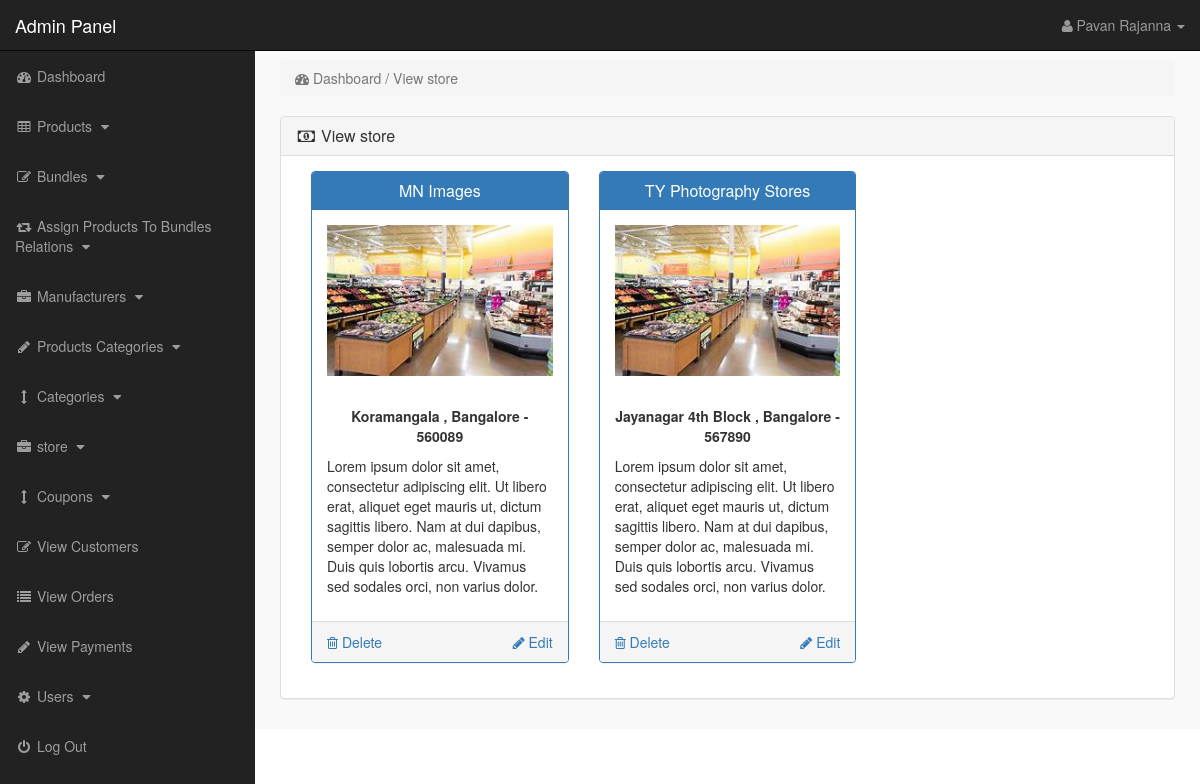
Page /admin_area/index.php?view_store (signed in) on the committed database.
### tables this page shows
CREATE TABLE `store` (
  `store_id` int(10) NOT NULL,
  `store_title` varchar(255) NOT NULL,
  `store_image` varchar(255) NOT NULL,
  `store_desc` text NOT NULL,
  `store_button` varchar(255) NOT NULL,
  `store_url` varchar(255) NOT NULL
);

### admin_area/view_store.php (the view, shortened to what this page needs)
<?php
if(!isset($_SESSION['admin_email'])){
echo "<script>window.open('login.php','_self')</script>";
}
else {
?>
<div class="row" >
<div class="col-lg-12" >
<ol class="breadcrumb">
<li class="active">
<i class="fa fa-dashboard" ></i> Dashboard / View store
</li>
</ol>
</div>
</div>
<div class="row">
<div class="col-lg-12">
<div class="panel panel-default">
<div class="panel-heading">
<h3 class="panel-title">
<i class="fa fa-money fa-fw"></i> View store
</h3>
</div>
<div class="panel-body">
<?php
$get_store = "select * from store";
$run_store = mysqli_query($con,$get_store);
while($row_store = mysqli_fetch_array($run_store)){
$store_id = $row_store['store_id'];
$store_title = $row_store['store_title'];
$store_image = $row_store['store_image'];
$store_desc = substr($row_store['store_desc'],0,400);
?>
<div class="col-lg-4 col-md-4">
<div class="panel panel-primary">
<div class="panel-heading">
<h3 class="panel-title" align="center">
<?php echo $store_title; ?>
</h3>
</div>
<div class="panel-body">
<img src="store_images/<?php echo $store_image; ?>" class="img-responsive">
<br>
<p><?php echo $store_desc; ?></p>
</div>
<div class="panel-footer">
<a href="index.php?delete_store=<?php echo $store_id; ?>" class="pull-left">
<i class="fa fa-trash-o"></i> Delete
</a>
<a href="index.php?edit_store=<?php echo $store_id; ?>" class="pull-right">
<i class="fa fa-pencil"></i> Edit
</a>
<div class="clearfix"> </div>
</div>
</div>
</div>
<?php } ?>
</div>
</div>
</div>
</div>
<?php } ?>

### admin_area/includes/sidebar.php (shortened to what this page needs)
<?php
if(!isset($_SESSION['admin_email'])){
echo "<script>window.open('login.php','_self')</script>";
}
else {
?>
<nav class="navbar navbar-inverse navbar-fixed-top" >
<div class="navbar-header" >
<a class="navbar-brand" href="index.php?dashboard" >Admin Panel</a>
</div>
<ul class="nav navbar-right top-nav" >
<li class="dropdown" >
<a href="#" class="dropdown-toggle" data-toggle="dropdown" >
<i class="fa fa-user" ></i>
<?php echo $admin_name; ?> <b class="caret" ></b>
</a>
</li>
</ul>
<div class="collapse navbar-collapse navbar-ex1-collapse">
<ul class="nav navbar-nav side-nav">
<li>
<a href="index.php?dashboard">
<i class="fa fa-fw fa-dashboard"></i> Dashboard
</a>
</li>
<li>
<a href="#" data-toggle="collapse" data-target="#products">
<i class="fa fa-fw fa-table"></i> Products
<i class="fa fa-fw fa-caret-down"></i>
</a>
</li>
<li>
<a href="#" data-toggle="collapse" data-target="#bundles">
<i class="fa fa-fw fa-edit"></i> Bundles
<i class="fa fa-fw fa-caret-down"></i>
</a>
</li>
<li>
<a href="#" data-toggle="collapse" data-target="#relations">
<i class="fa fa-fw fa-retweet"></i> Assign Products To Bundles Relations
<i class="fa fa-fw fa-caret-down"></i>
</a>
</li>
<li>
<a href="#" data-toggle="collapse" data-target="#manufacturers">
<i class="fa fa-fw fa-briefcase"></i> Manufacturers
<i class="fa fa-fw fa-caret-down"></i>
</a>
</li>
<li>
<a href="#" data-toggle="collapse" data-target="#p_cat">
<i class="fa fa-fw fa-pencil"></i> Products Categories
<i class="fa fa-fw fa-caret-down"></i>
</a>
</li>
<li>
<a href="#" data-toggle="collapse" data-target="#cat">
<i class="fa fa-fw fa-arrows-v"></i> Categories
<i class="fa fa-fw fa-caret-down"></i>
</a>
</li>
<li>
<a href="#" data-toggle="collapse" data-target="#store">
<i class="fa fa-fw fa-briefcase"></i> store
<i class="fa fa-fw fa-caret-down"></i>
</a>
</li>
<li>
<a href="#" data-toggle="collapse" data-target="#coupons">
<i class="fa fa-fw fa-arrows-v"></i> Coupons
<i class="fa fa-fw fa-caret-down"></i>
</a>
</li>
<li>
<a href="index.php?view_customers">
<i class="fa fa-fw fa-edit"></i> View Customers
</a>
</li>
<li>
<a href="index.php?view_orders">
<i class="fa fa-fw fa-list"></i> View Orders
</a>
</li>
<li>
<a href="index.php?view_payments">
<i class="fa fa-fw fa-pencil"></i> View Payments
</a>
</li>
<li>
<a href="#" data-toggle="collapse" data-target="#users">
<i class="fa fa-fw fa-gear"></i> Users
<i class="fa fa-fw fa-caret-down"></i>
</a>
</li>
<li>
<a href="logout.php">
<i class="fa fa-fw fa-power-off"></i> Log Out
</a>
</li>
</ul>
</div>
</nav>
<?php } ?>

### admin_area/css/style.css (style rules this page uses)
body { margin-top:100px; }
@media (min-width: 768px) { body { margin-top:50px; } }
.top-nav { padding:0 15px; }
.top-nav>li { display:inline-block; float:left; }
.top-nav>li>a { padding-top:15px; padding-bottom:15px; line-height:20px; color:#999; }
@media (min-width: 768px) { .side-nav { position:fixed; top:51px; width:255px; border-radius:0; overflow-y:auto; background-color: #222; bottom:0; overflow-x:hidden; padding-bottom:40px; } }
@media (min-width: 768px) { .side-nav>li>a { width:255px; } }
.panel-body { border-radius:5px; }

### rows in the picture
store: store_title "MN Images", store_image (picture), store_desc "Koramangala , Bangalore - 560089 Lorem ipsum dolor sit amet, consectetur adipiscing elit. Ut libero erat, aliquet eget mauris ut, dictum sagittis libero. Nam at dui dapibus, semper dolor ac, malesuada mi. Duis quis lobortis arcu. Vivamus sed sodales orci, non varius dolor."
store: store_title "TY Photography Stores", store_image (picture), store_desc "Jayanagar 4th Block , Bangalore - 567890 Lorem ipsum dolor sit amet, consectetur adipiscing elit. Ut libero erat, aliquet eget mauris ut, dictum sagittis libero. Nam at dui dapibus, semper dolor ac, malesuada mi. Duis quis lobortis arcu. Vivamus sed sodales orci, non varius dolor."

### other values in the picture
$admin_name "Pavan Rajanna"
